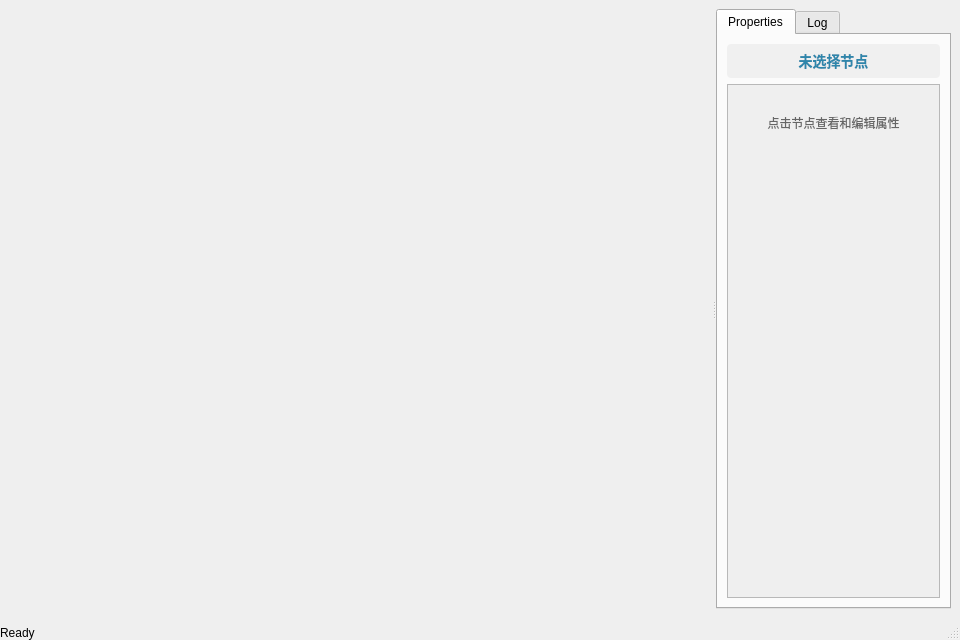
<?xml version="1.0" encoding="UTF-8"?>
<ui version="4.0">
 <class>MainWindow</class>
 <widget class="QMainWindow" name="MainWindow">
  <property name="geometry">
   <rect>
    <x>0</x>
    <y>0</y>
    <width>960</width>
    <height>640</height>
   </rect>
  </property>
  <property name="windowTitle">
   <string>Xlsx Flow Editor</string>
  </property>
  <!-- ********** CENTRAL AREA ********** -->
  <widget class="QWidget" name="centralwidget">
   <layout class="QHBoxLayout" name="centralLayout">
    <item>
     <widget class="QSplitter" name="splitter">
      <property name="orientation">
       <enum>Qt::Horizontal</enum>
      </property>
      <!-- LEFT: NodeEditor host -->
      <widget class="QWidget" name="nodeEditorHost" native="true">
       <property name="sizePolicy">
        <sizepolicy hsizetype="Expanding" vsizetype="Expanding">
         <horstretch>2</horstretch>
         <verstretch>0</verstretch>
        </sizepolicy>
       </property>
       <property name="minimumSize">
        <size>
         <width>320</width>
         <height>0</height>
        </size>
       </property>
      </widget>
      <!-- RIGHT: Property/Log Tab -->
      <widget class="QWidget" name="propertyTabHost" native="true">
       <property name="sizePolicy">
        <sizepolicy hsizetype="Expanding" vsizetype="Expanding">
         <horstretch>1</horstretch>
         <verstretch>0</verstretch>
        </sizepolicy>
       </property>
       <layout class="QVBoxLayout" name="propTabLayout">
        <item>
         <widget class="QTabWidget" name="rightTab">
          <property name="currentIndex">
           <number>0</number>
          </property>
          <widget class="QWidget" name="tab_properties">
           <attribute name="title">
            <string>Properties</string>
           </attribute>
           <layout class="QVBoxLayout" name="propertiesLayout">
            <item>
             <widget class="QLabel" name="nodeTitle">
              <property name="text">
               <string>未选择节点</string>
              </property>
              <property name="styleSheet">
               <string>QLabel {
    font-weight: bold;
    font-size: 14px;
    color: #2E86AB;
    padding: 6px;
    background-color: #f0f0f0;
    border-radius: 4px;
}</string>
              </property>
              <property name="alignment">
               <set>Qt::AlignCenter</set>
              </property>
             </widget>
            </item>
            <item>
             <widget class="QScrollArea" name="propertyScrollArea">
              <property name="widgetResizable">
               <bool>true</bool>
              </property>
              <widget class="QWidget" name="scrollAreaWidgetContents">
               <property name="geometry">
                <rect>
                 <x>0</x>
                 <y>0</y>
                 <width>69</width>
                 <height>69</height>
                </rect>
               </property>
               <layout class="QVBoxLayout" name="propertyContentLayout">
                <item>
                 <widget class="QLabel" name="defaultLabel">
                  <property name="text">
                   <string>点击节点查看和编辑属性</string>
                  </property>
                  <property name="styleSheet">
                   <string>color: #666666; padding: 20px;</string>
                  </property>
                  <property name="alignment">
                   <set>Qt::AlignCenter</set>
                  </property>
                 </widget>
                </item>
                <item>
                 <spacer name="verticalSpacer">
                  <property name="orientation">
                   <enum>Qt::Vertical</enum>
                  </property>
                  <property name="sizeHint" stdset="0">
                   <size>
                    <width>20</width>
                    <height>40</height>
                   </size>
                  </property>
                 </spacer>
                </item>
               </layout>
              </widget>
             </widget>
            </item>
           </layout>
          </widget>
          <widget class="QWidget" name="tab_log">
           <attribute name="title">
            <string>Log</string>
           </attribute>
          </widget>
         </widget>
        </item>
       </layout>
      </widget>
     </widget>
    </item>
   </layout>
  </widget>

  <!-- ********** STATUSBAR ********** -->
  <widget class="QStatusBar" name="statusbar">
   <widget class="QLabel" name="statusLabel" native="true">
    <property name="text">
     <string>Ready</string>
    </property>
   </widget>
  </widget>

 </widget>
 <resources/>
 <connections/>
</ui>
